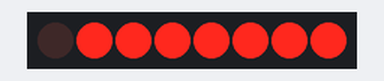
Bench run of a sketch on a simulated Arduino Uno, built with avr-gcc and run on an emulated ATmega328P. Parts: 8 port-expander outputs drawn as a row of LEDs (first output left, lit = HIGH). Wiring (inferred from the names in the program): PCF8574 port expander at I2C address 0x38. Wiring (inferred from the signals the program sends): row of LEDs: on Q0, Q1, Q2, Q3, Q4, Q5, Q6, Q7.

Above: at 0.5 s.
At 2.5 s:
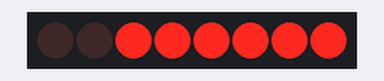
At 3.5 s:
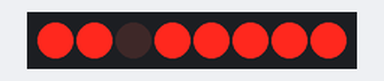
At 4.5 s:
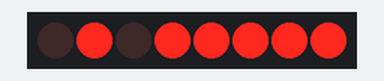
At 6.5 s:
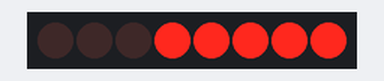
At 8.5 s:
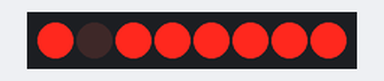
Timing chart, 0 to 9.1 s (numbered marks = the images above):
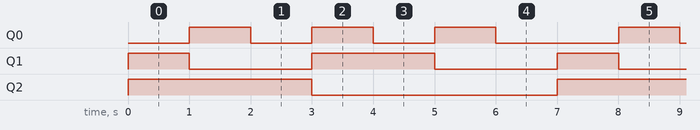

Measured:
- by itself, Q0: repeats every 7.0 s: 2 × (LOW 1.0 s, HIGH 1.0 s), LOW 2.0 s, HIGH 1.0 s
- by itself, Q1: repeats every 7.0 s: LOW 2.0 s, HIGH 2.0 s, LOW 2.0 s, HIGH 1.0 s
- by itself, Q2: alternates HIGH for 3.0 s and LOW for 4.0 s

The sketch:

PCB-LED-test.ino
```cpp
#include <Wire.h>
byte iInput = 0;
byte iOutput = 0;
int incomingByte = 0;

#define green 1
#define red 2
#define grbl 3
#define blue 4
#define purple 6
#define white 7


void setup() {

  Wire.begin();
  Serial.begin(9600);

}

void loop() {
  for (int i = 1; i < 8; i++)  {
    Wire.beginTransmission(56);  //Begin transmission to PCF8574 (with the LEDs)
    Wire.write(i);         //Send data to PCF8574 (with the LEDs)
    Wire.endTransmission();      //End Transmission to PCF8574 (with the LEDs)
    delay(1000);
  }

  //incomingByte = Serial.read();
  //Serial.print(incomingByte);
  //delay(1000);

}
```
